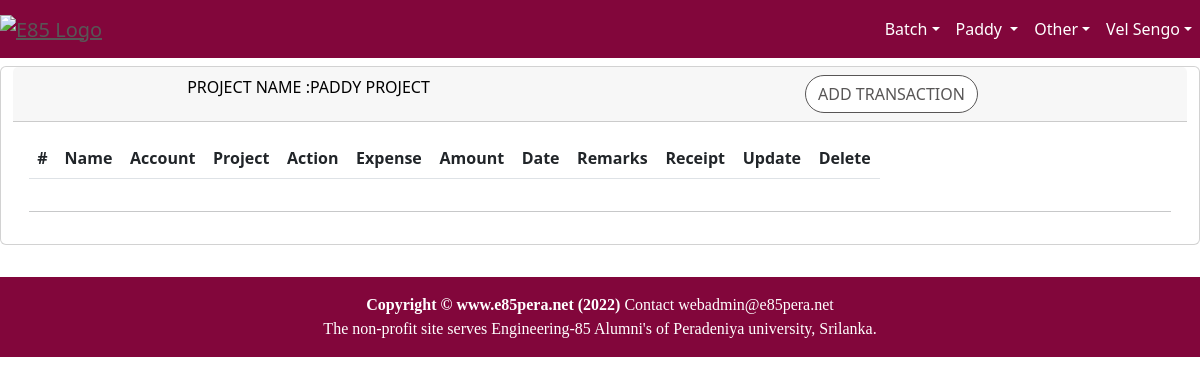
/accounts/transactionList2 (signed in), run on an earlier commit of the app's database.
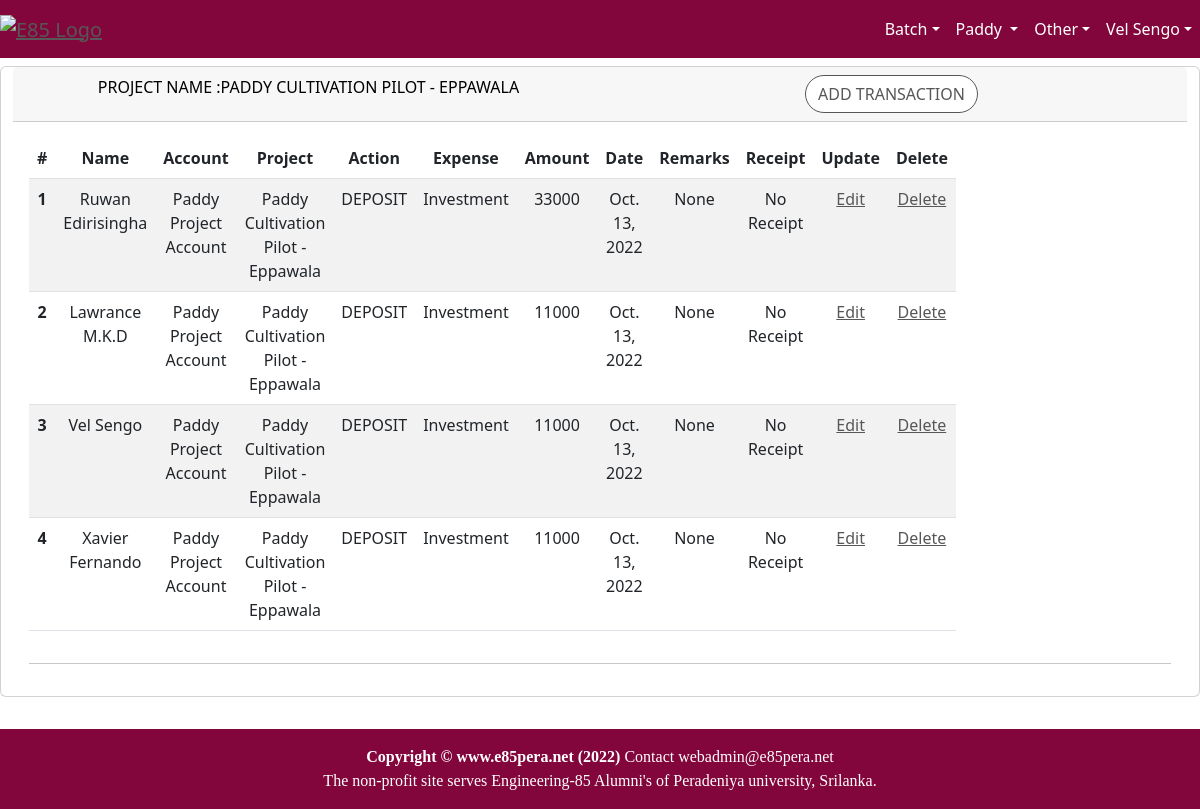
And on a later commit of the database.
### accounts/models.py (models this page shows, shortened)
class Project(models.Model):
    NOT_STARTED = 'NotStarted'
    IN_PROGRESS = 'InProgress'
    COMPLETED   = 'Completed'
    CANCELLED   = 'Cancelled'
    PROJ_STATUS = [
            (NOT_STARTED,'Not Started'),
            (IN_PROGRESS,'In Progress'),
            (COMPLETED,'Completed'),
            (CANCELLED,'Cancelled'),
    ]
    name = models.CharField(max_length=64)
    purpose = models.TextField(max_length=2000, blank=True)
    status = models.CharField(max_length=10,choices=PROJ_STATUS,default=NOT_STARTED)
    startDate = models.DateField(default=timezone.now)
    endDate = models.DateField(null=True, blank=True)
    raisedFund = models.IntegerField(null=True)
    spentFund = models.IntegerField(null=True)
    targetFund = models.IntegerField(null=True)
    participants = models.IntegerField(null=True,default=0)
    updatedBy = models.ForeignKey(User,on_delete=models.CASCADE)
    updatedOn = models.DateTimeField(default=timezone.now)
    prjType = models.ForeignKey(ProjectType, on_delete=models.CASCADE)
    def getUserRole(self, user):
        member= Member.objects.get(user_id=user.id)
        committee = Commitee.objects.all().filter(project_id=self.id).filter(member_id = member.id)
        if committee.exists():
            return UserRole.EDIT
        return UserRole.VIEW

class Transaction(models.Model):
    TxType_DEPOSIT='DEPOSIT'
    TxType_WITHDRWAL='WITHDRAWAL'
    TxType_INCOME='INTEREST'
    TxType_FEES = 'FEES'
    TXTYPE =[
        (TxType_DEPOSIT,'Deposit'),
        (TxType_WITHDRWAL,'Withdraw'),
        (TxType_INCOME,'Interest'),
        (TxType_FEES,'fees'),
    ]
    bank = models.ForeignKey(BankAccount, on_delete=models.CASCADE)
    owner = models.ForeignKey(User, related_name='Owner', on_delete=models.CASCADE)
    txType  = models.CharField(max_length=10,choices=TXTYPE)
    exType  = models.ForeignKey(ExpenseType, on_delete=models.CASCADE)
    remarks =models.CharField(max_length=100,blank=True,null=True)
    amount  = models.IntegerField()
    date    = models.DateField(default=timezone.now)
    receipt = models.FileField(upload_to='transaction/%Y',null=True,blank=True)
    updatedBy = models.ForeignKey(User,on_delete=models.CASCADE)
    updatedOn = models.DateTimeField(default=timezone.now)

class BankAccount(models.Model):
    project = models.ForeignKey(Project, on_delete=models.CASCADE)
    holder = models.ForeignKey(User,related_name='holder', on_delete=models.CASCADE)
    name = models.CharField(max_length=32)
    purpose = models.CharField(max_length=128,null=True,blank=True)
    bank = models.CharField(max_length=32)
    accNumber = models.CharField(max_length=32)
    branch = models.CharField(max_length=128)
    routing = models.CharField(max_length=128)
    telno = models.CharField(max_length=12, null=True, blank=True)
    email = models.CharField(max_length=32,null=True, blank=True)
    balance = models.DecimalField(max_digits=12,decimal_places=2,default=0.0)
    updatedBy = models.ForeignKey(User,on_delete=models.CASCADE)
    updatedOn = models.DateTimeField(default=timezone.now)

class ExpenseType(models.Model):
    expense = models.CharField(max_length=16)
    prjType = models.ForeignKey(ProjectType, on_delete=models.CASCADE)
    def __str__(self):
        return "%s " % (self.expense)

### accounts/views.py (the view)
# urls.py: re_path(r'transactionList(?P<pk>\d+)', transactionListView, name='transactionList'),
@login_required
def transactionListView(request, pk):
    prj = Project.objects.all().filter(id=pk).first()
    user = User.objects.get(id=request.user.id)
    if request.method == 'GET':
        transactions = Transaction.objects.filter(bank__project__id=pk)
        userRole = prj.getUserRole(user)
        context={'project':prj, 'transaction_list':transactions, 'userRole':userRole}
        return render(request = request,template_name = "transaction_list.html",context=context)

### accounts/templates/transaction_list.html
{% extends 'home/base.html' %}
{% block content %}
<div class="container-fluid">
    <div class="row text-center justify-content-center">
            <div class="card mt-2 mb-2">
            <div class="card-header">
                <div class="row">
                    <div class="col-md-6">
                        <strong>Project Name :{{project.name}}</strong>
                    </div>
                    <div class="col-md-6">
                        {% if userRole == 'EDIT' %}
                        <a href="{% url 'accounts:transactionAdd' project.id %}" class="btn btn-secondary btn-md">Add Transaction</a>
                        {% endif %}
                        </div>
                </div>
            </div>
            <div class="card-body">
                <div class="row">
                    <div class="col-md-9 col-sm-3">
                        <table class="table table-striped table-hover">
                            <thead>
                                <tr>
                                    <th scope="col">#</th>
                                    <th scope="col">Name</th>
                                    <th scope="col">Account</th>
                                    <th scope="col">Project</th>
                                    <th scope="col">Action</th>
                                    <th scope="col">Expense</th>
                                    <th scope="col">Amount</th>
                                    <th scope="col">Date</th>
                                    <th scope="col">Remarks</th>
                                    <th scope="col">Receipt</th>
                                    {% if userRole == 'EDIT' %}
                                    <th scope="col">Update </th>
                                    <th scope="col">Delete </th>
                                    {% endif %}
                                </tr>
                            </thead>
                            <tbody>
                               {% for tx in transaction_list %}
                                <tr>
                                    <th scope=""row">{{forloop.counter}}</th>
                                    <td>{{tx.owner.first_name}} {{tx.owner.last_name}}</td>
                                    <td>{{tx.bank.name}}</td>
                                    <td>{{tx.bank.project.name}}</td>
                                    <td>{{tx.txType}} </td>
                                    <td>{{tx.exType}} </td>
                                    <td>{{tx.amount}} </td>
                                    <td>{{tx.date}}</td>
                                    <td>{{tx.remarks}}</td>
                                    <td>
                                        {% if tx.receipt %}
                                            <li><a href="{{ tx.receipt.url}}">Receipt</a></li>
                                        {% else %}
                                            No Receipt
                                        {% endif %}
                                    </td>
                                    {% if userRole == 'EDIT' %}
                                    <td><a href="{% url 'accounts:transactionUpd' tx.id %}">Edit</a></td>
                                    <td><a href="{% url 'accounts:transactionDel' tx.id %}">Delete</a></td>
                                    {% endif %}
                                </tr>
                                {% endfor %}
                            </tbody>
                        </table>
                        </div>
                </div>
                <hr>
            </div>
        </div>
    </div>
 </div>
{% include 'home/footer.html' %}
{% endblock content %}

### home/templates/home/base.html (shortened to what this page needs)
<!DOCTYPE html>
<html lang="en">
<head>
    <link href="https://cdn.jsdelivr.net/npm/bootstrap@5.2.1/dist/css/bootstrap.min.css" rel="stylesheet">
    {% load static %}
    <link href="{% static 'css/home.css' %}" rel="stylesheet"/>
</head>
<body>
<div id="page-content-wrapper">
    <nav class="navbar navbar-expand-lg navbar-dark bg-red">
        <div class="navbar-brand">
            <a href="/"><img src="{% static 'images/e85pera_logo2.jpg' %}" alt="e85 Logo" width="100"></a>
        </div>
        <div class="collapse navbar-collapse" id="navbarSupportedContent">
            <ul class="navbar-nav ms-auto mb-2 mb-lg-0">
              <li class="nav-item">
                <div class="dropdown dropdown">
                    <a class="nav-link dropdown-toggle" data-bs-toggle="dropdown" href="#">Batch</a>
                </div>
              </li>
              <li class="nav-item">
                <div class="dropdown dropdown">
                    <a class="nav-link dropdown-toggle" data-bs-toggle="dropdown" href="#">
                      Paddy
                    </a>
                      {% if user.is_authenticated %}
                      </li>
                      {% endif %}
                  </ul>
                  </div>
              <li class="nav-item">
                <div class="dropdown">
                    <a class="nav-link dropdown-toggle" data-bs-toggle="dropdown" href="#">Other</a>
                </div>
              </li>
              <li class="nav-item">
                <div class="dropdown">
                    {% if user.is_authenticated %}
                        <a class="nav-link dropdown-toggle" data-bs-toggle="dropdown" href="#">{{user.first_name}} {{user.last_name}}</a>
                    {% else %}
                        <a class="nav-link dropdown-toggle" data-bs-toggle="dropdown" href="#">LogIn</a>
                        <ul class="dropdown-menu">
                        <li><a class="dropdown-item" href={% url 'accounts:login' %}>Log In</a></li>
                    </ul>
                        {% endif %}
                </div>
            </li>
        </div>
    <div id="wrapper">
        {% block content %}
        {% endblock %}
    </div>
</body>
</html>

### home/templates/home/footer.html (shortened to what this page needs)
<br>
<footer class="footer navbar-bottom py-3" style="background-color:#82063B">
    <div class="container">
        <p class="text-center text-white m-0"><strong>Copyright &copy; www.e85pera.net (2022) </strong> Contact webadmin@e85pera.net</p>
        <p class="text-center text-white m-0"> The non-profit site serves Engineering-85 Alumni's of Peradeniya university, Srilanka. </p>
    </div>
</footer>

### home/static/css/home.css (style rules this page uses)
body { overflow-x: hidden; }
h1, h2, h3, h4, h5, h6, p { font-family: 'Merriweather'; }
.card-header, a:link { text-transform: uppercase; font-weight: 200; color: #585656; }
.card-header, a:hover { color: #000; font-weight:300; text-transform: uppercase; }
.archive-link, a:link { text-transform:capitalize; text-align:left; font-weight:normal; color: #585656; }
#page-content-wrapper .btn { text-transform: uppercase; font-weight: 500; color: #585656; background-color: #fff; border-color: #585656; border-radius: 20px; transition: all 0.3s ease 0s; cursor: pointer; outline: none; }
#page-content-wrapper { min-width: 100vw; }
@media (min-width: 768px) { #page-content-wrapper { min-width: 0; width: 100%; } }
.navbar-dark { background:#82063B; }

### home/templates/home/base.html (style rules this page uses)
.bg-red { background:#82063B; }
.nav-link { color:white!important; }

What changed in the data, as far as the page shows it:
changed Project: name "PADDY PROJECT" → "PADDY CULTIVATION PILOT - EPPAWALA"
added Transaction: owner.first_name "Ruwan", owner.last_name "Edirisingha", bank.name "Paddy Project Account", bank.project.name "Paddy Cultivation Pilot - Eppawala", txType "DEPOSIT", exType "Investment", amount "33000", date "Oct. 13, 2022", remarks "None", receipt "No Receipt"
added Transaction: owner.first_name "Lawrance", owner.last_name "M.K.D", bank.name "Paddy Project Account", bank.project.name "Paddy Cultivation Pilot - Eppawala", txType "DEPOSIT", exType "Investment", amount "11000", date "Oct. 13, 2022", remarks "None", receipt "No Receipt"
added Transaction: owner.first_name "Vel", owner.last_name "Sengo", bank.name "Paddy Project Account", bank.project.name "Paddy Cultivation Pilot - Eppawala", txType "DEPOSIT", exType "Investment", amount "11000", date "Oct. 13, 2022", remarks "None", receipt "No Receipt"
added Transaction: owner.first_name "Xavier", owner.last_name "Fernando", bank.name "Paddy Project Account", bank.project.name "Paddy Cultivation Pilot - Eppawala", txType "DEPOSIT", exType "Investment", amount "11000", date "Oct. 13, 2022", remarks "None", receipt "No Receipt"
